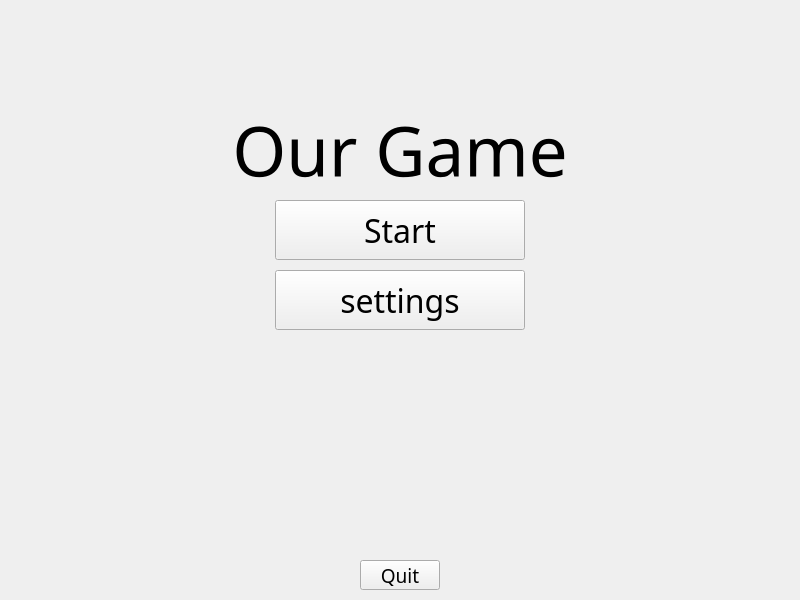
<?xml version="1.0" encoding="UTF-8"?>
<ui version="4.0">
 <class>Form</class>
 <widget class="QWidget" name="Form">
  <property name="geometry">
   <rect>
    <x>0</x>
    <y>0</y>
    <width>800</width>
    <height>600</height>
   </rect>
  </property>
  <property name="windowTitle">
   <string>Form</string>
  </property>
  <widget class="QLabel" name="title">
   <property name="geometry">
    <rect>
     <x>200</x>
     <y>100</y>
     <width>400</width>
     <height>100</height>
    </rect>
   </property>
   <property name="font">
    <font>
     <family>Algerian</family>
     <pointsize>52</pointsize>
    </font>
   </property>
   <property name="text">
    <string>Our Game</string>
   </property>
   <property name="alignment">
    <set>Qt::AlignCenter</set>
   </property>
  </widget>
  <widget class="QPushButton" name="start">
   <property name="geometry">
    <rect>
     <x>275</x>
     <y>200</y>
     <width>250</width>
     <height>60</height>
    </rect>
   </property>
   <property name="font">
    <font>
     <family>Algerian</family>
     <pointsize>24</pointsize>
    </font>
   </property>
   <property name="text">
    <string>Start</string>
   </property>
  </widget>
  <widget class="QPushButton" name="settings">
   <property name="geometry">
    <rect>
     <x>275</x>
     <y>270</y>
     <width>250</width>
     <height>60</height>
    </rect>
   </property>
   <property name="font">
    <font>
     <family>Algerian</family>
     <pointsize>24</pointsize>
    </font>
   </property>
   <property name="text">
    <string>settings</string>
   </property>
  </widget>
  <widget class="QPushButton" name="quit">
   <property name="geometry">
    <rect>
     <x>360</x>
     <y>560</y>
     <width>80</width>
     <height>30</height>
    </rect>
   </property>
   <property name="font">
    <font>
     <family>Algerian</family>
     <pointsize>14</pointsize>
    </font>
   </property>
   <property name="text">
    <string>Quit</string>
   </property>
  </widget>
 </widget>
 <resources/>
 <connections/>
</ui>
